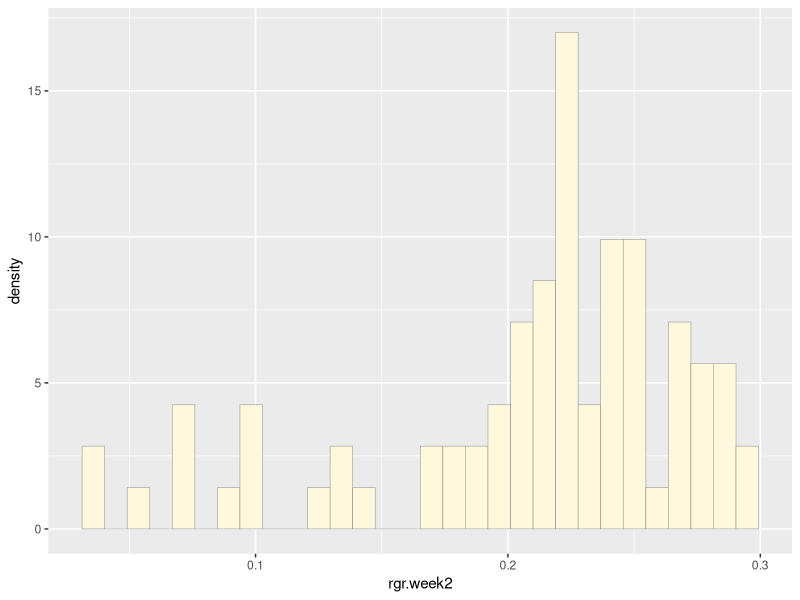
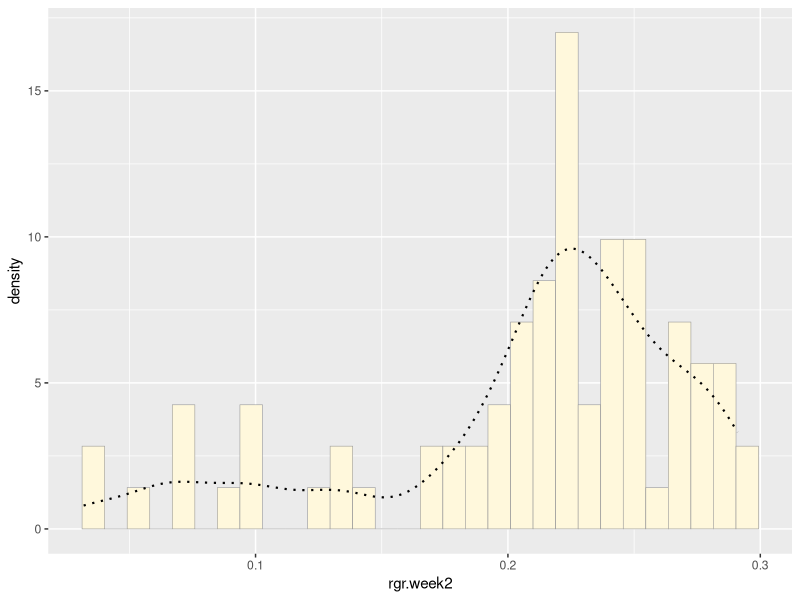
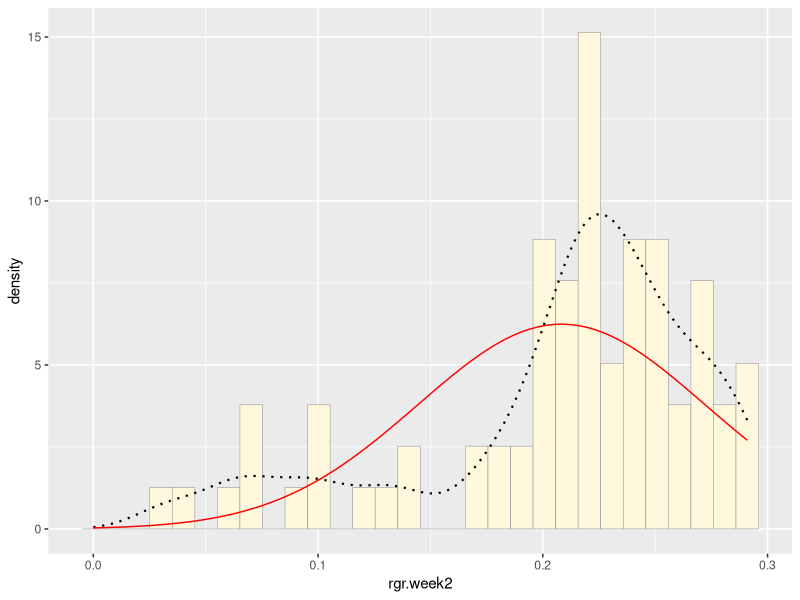
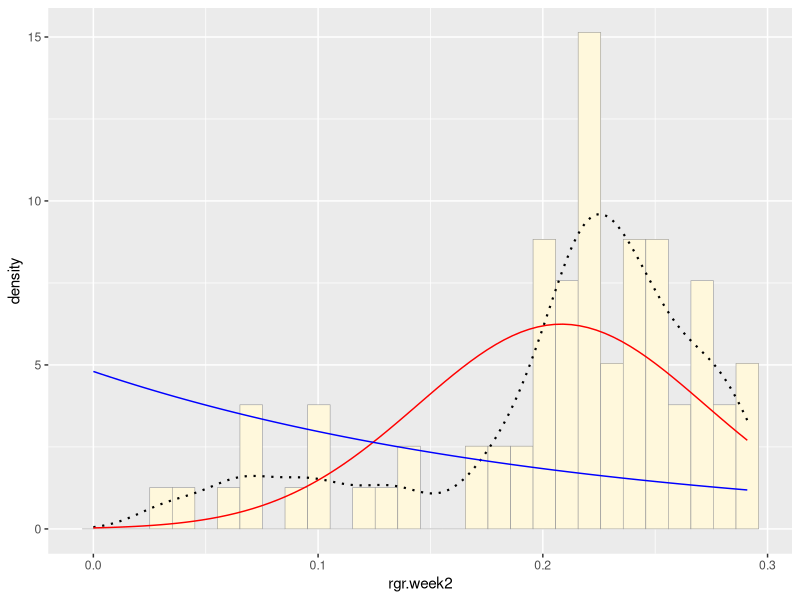
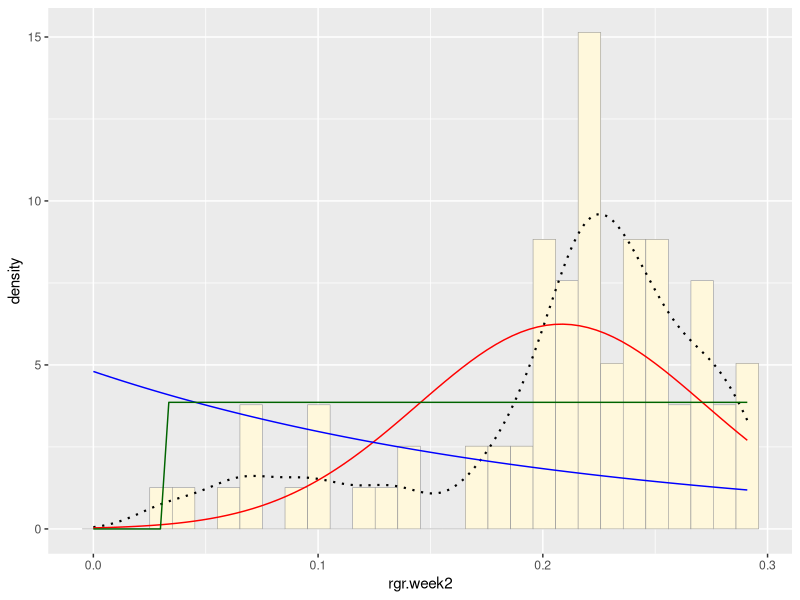
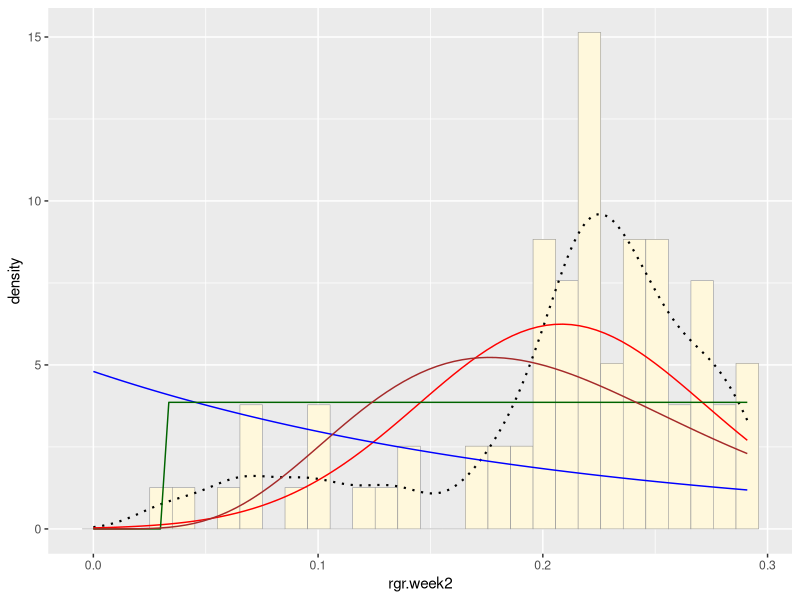
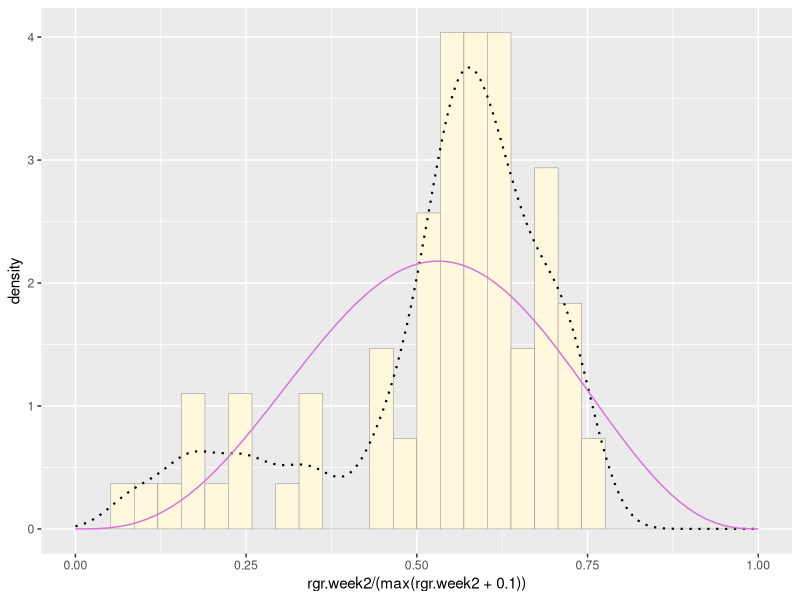
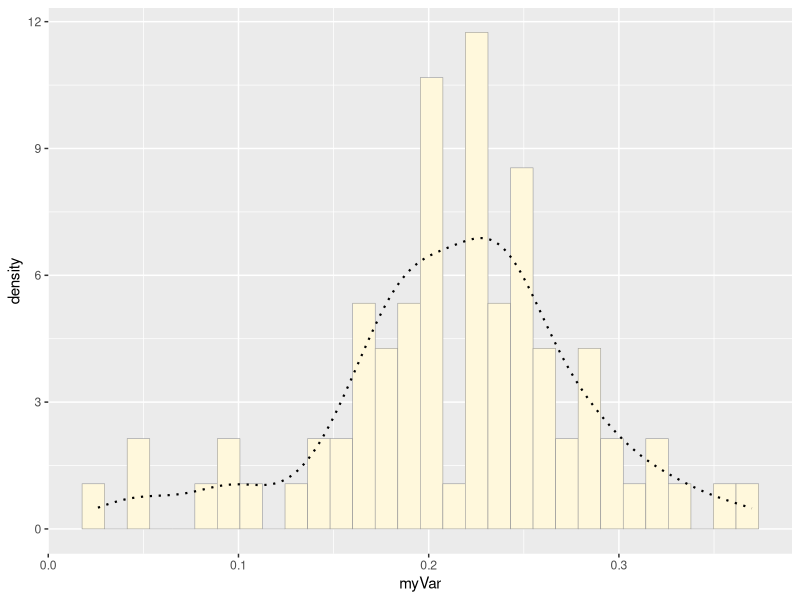

Reproduce these figures in R, in order.
## ---- chunk 1
knitr::opts_chunk$set(echo = TRUE)
## ---- chunk 2
library(ggplot2) # for graphics
library(MASS) # for maximum likelihood estimation
library(dplyr)
## ---- chunk 3
z <- read.csv("hw6_dataset.csv",header=TRUE,sep=",")
z <- na.exclude(z) %>%
  filter(rgr.week2 >0)
str(z)
summary(z)
## ---- chunk 4
# # quick and dirty, a truncated normal distribution to work on the solution set
# 
# z <- rnorm(n=3000,mean=0.2)
# z <- data.frame(1:3000,z)
# names(z) <- list("ID","myVar")
# z <- z[z$myVar>0,]
# str(z)
# summary(z$myVar)
## ---- chunk 5
p1 <- ggplot(data=z, aes(x=rgr.week2, y=after_stat(density))) +
  geom_histogram(color="grey60",fill="cornsilk",size=0.2) 
print(p1)
## ---- chunk 6
p1 <-  p1 +  geom_density(linetype="dotted",size=0.75)
print(p1)
## ---- chunk 7
normPars <- fitdistr(z$rgr.week2,"normal")
print(normPars)
str(normPars)
normPars$estimate["mean"] # note structure of getting a named attribute
## ---- chunk 8
meanML <- normPars$estimate["mean"]
sdML <- normPars$estimate["sd"]

xval <- seq(0,max(z$rgr.week2),len=length(z$rgr.week2))

 stat <- stat_function(aes(x = xval, y = ..y..), fun = dnorm, colour="red", n = length(z$rgr.week2), args = list(mean = meanML, sd = sdML))
 p1 + stat
## ---- chunk 9
expoPars <- fitdistr(z$rgr.week2,"exponential")
rateML <- expoPars$estimate["rate"]

stat2 <- stat_function(aes(x = xval, y = ..y..), fun = dexp, colour="blue", n = length(z$rgr.week2), args = list(rate=rateML))
 p1 + stat + stat2
## ---- chunk 10
stat3 <- stat_function(aes(x = xval, y = ..y..), fun = dunif, colour="darkgreen", n = length(z$rgr.week2), args = list(min=min(z$rgr.week2), max=max(z$rgr.week2)))
 p1 + stat + stat2 + stat3
## ---- chunk 11
is.finite(z$rgr.week2)
gammaPars <- fitdistr(z$rgr.week2,"gamma")
shapeML <- gammaPars$estimate["shape"]
rateML <- gammaPars$estimate["rate"]

stat4 <- stat_function(aes(x = xval, y = ..y..), fun = dgamma, colour="brown", n = length(z$rgr.week2), args = list(shape=shapeML, rate=rateML))
 p1 + stat + stat2 + stat3 + stat4
## ---- chunk 12
pSpecial <- ggplot(data=z, aes(x=rgr.week2/(max(rgr.week2 + 0.1)), y=..density..)) +
  geom_histogram(color="grey60",fill="cornsilk",size=0.2) + 
  xlim(c(0,1)) +
  geom_density(size=0.75,linetype="dotted")

betaPars <- fitdistr(x=z$rgr.week2/max(z$rgr.week2 + 0.1),start=list(shape1=1,shape2=2),"beta")
shape1ML <- betaPars$estimate["shape1"]
shape2ML <- betaPars$estimate["shape2"]

statSpecial <- stat_function(aes(x = xval, y = ..y..), fun = dbeta, colour="orchid", n = length(z$rgr.week2), args = list(shape1=shape1ML,shape2=shape2ML))
pSpecial + statSpecial
## ---- chunk 13
NewData <- rnorm(n=79,mean=meanML, sd=sdML)
NewData <- data.frame(1:79,NewData)
names(NewData) <- list("ID","myVar")
NewPlot <- ggplot(data=NewData, aes(x=myVar, y=after_stat(density))) +
  geom_histogram(color="grey60",fill="cornsilk",size=0.2) +
  geom_density(linetype="dotted",size=0.75)
print(NewPlot)
## ---- chunk 14
ogPlot <- ggplot(data=z, aes(x=rgr.week2, y=after_stat(density))) +
  geom_histogram(color="grey60",fill="cornsilk",size=0.2) +
  geom_density(linetype="dotted",size=0.75)
print(ogPlot)
